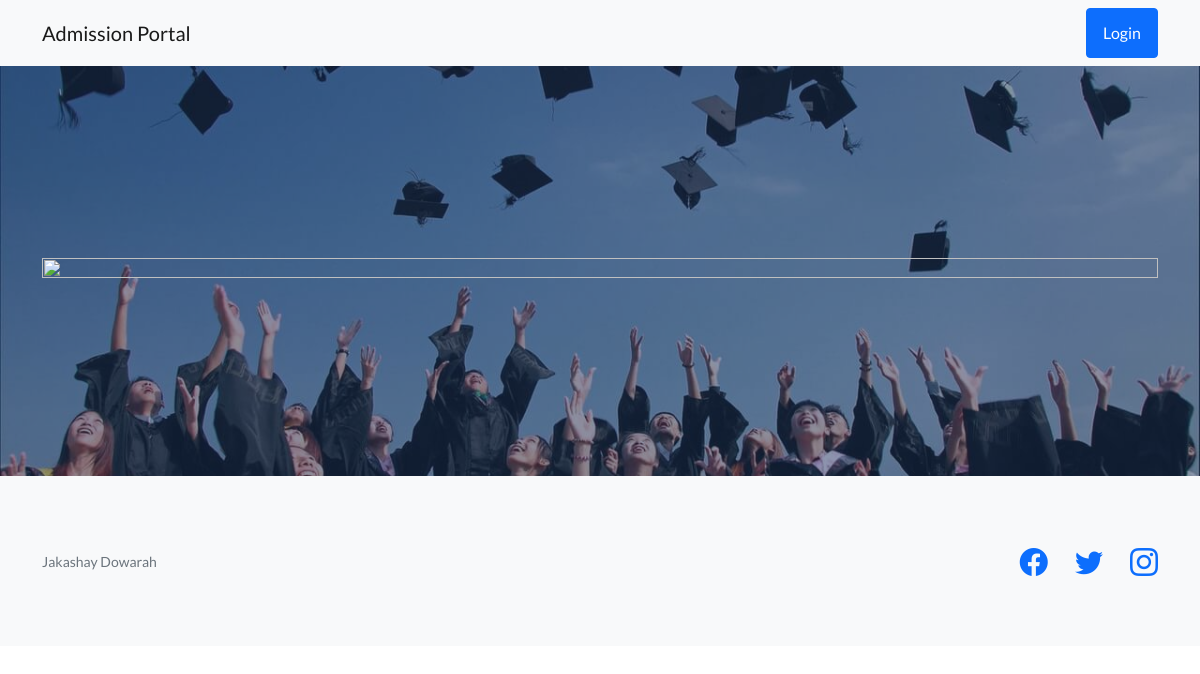
Page /certificate-display.php on the committed database.
### tables this page shows
CREATE TABLE `portal_setting` (
  `id` int(11) NOT NULL,
  `setting_key` varchar(50) NOT NULL,
  `setting_value` varchar(255) NOT NULL
);

### certificate-display.php (the view, shortened to what this page needs)
<?php
include 'admin/conn.php';
$system_name= "SELECT * FROM portal_setting WHERE setting_key='system_name'";
$system_result = mysqli_query($conn, $system_name);
$system_row = mysqli_fetch_array($system_result);
$system_footer= "SELECT * FROM portal_setting WHERE setting_key='system_footer'";
$system_footer_result = mysqli_query($conn, $system_footer);
$system_footer_row = mysqli_fetch_array($system_footer_result);
$certificate_number = $_GET['certificate_number'];
$certificate_query = "SELECT * FROM certificates WHERE cert_number='$certificate_number'";
$certificate_result = mysqli_query($conn, $certificate_query);
$certificate_row = mysqli_fetch_array($certificate_result);
?>
<!DOCTYPE html>
<html lang="en">
    <head>
        <link href="https://cdn.jsdelivr.net/npm/bootstrap-icons@1.5.0/font/bootstrap-icons.css" rel="stylesheet" type="text/css" />
        <link href="css/styles.css" rel="stylesheet" />
    </head>
    <body>
        <nav class="navbar navbar-light bg-light static-top">
            <div class="container">
                <a class="navbar-brand" href="#!"><?php echo $system_row['setting_value'] ?></a>
                <a class="btn btn-primary" href="admin/login.php">Login</a>
            </div>
        </nav>
        <header class="masthead">
            <div class="container position-relative">
                <div class="row justify-content-center">
                    <img height="100% vh" src="admin/<?php echo $certificate_row['cert_url']; ?>">
                </div>
            </div>
        </header>
        <footer class="footer bg-light">
            <div class="container">
                <div class="row">
                    <div class="col-lg-6 h-100 text-center text-lg-start my-auto">
                        <p class="text-muted small mb-4 mb-lg-0"><?php echo $system_footer_row['setting_value'] ?></p>
                    </div>
                    <div class="col-lg-6 h-100 text-center text-lg-end my-auto">
                        <ul class="list-inline mb-0">
                            <li class="list-inline-item me-4">
                                <a href="#!"><i class="bi-facebook fs-3"></i></a>
                            </li>
                            <li class="list-inline-item me-4">
                                <a href="#!"><i class="bi-twitter fs-3"></i></a>
                            </li>
                            <li class="list-inline-item">
                                <a href="#!"><i class="bi-instagram fs-3"></i></a>
                            </li>
                        </ul>
                    </div>
                </div>
            </div>
        </footer>
    </body>
</html>

### rows in the picture
portal_setting: setting_value "Admission Portal"
portal_setting: setting_value "Jakashay Dowarah"
